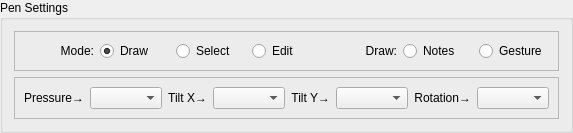
         <widget class="QGroupBox" name="groupPenSettings">
          <property name="title">
           <string>Pen Settings</string>
          </property>
          <layout class="QVBoxLayout" name="verticalLayout_15">
           <item>
            <widget class="QFrame" name="frameModeLine">
             <property name="frameShape">
              <enum>QFrame::Shape::StyledPanel</enum>
             </property>
             <property name="frameShadow">
              <enum>QFrame::Shadow::Raised</enum>
             </property>
             <layout class="QHBoxLayout" name="horizontalLayout_3">
              <item>
               <widget class="QLabel" name="labelMode">
                <property name="text">
                 <string>Mode:</string>
                </property>
                <property name="alignment">
                 <set>Qt::AlignmentFlag::AlignRight|Qt::AlignmentFlag::AlignTrailing|Qt::AlignmentFlag::AlignVCenter</set>
                </property>
               </widget>
              </item>
              <item>
               <widget class="QRadioButton" name="radioDraw">
                <property name="text">
                 <string>Draw</string>
                </property>
                <property name="checked">
                 <bool>true</bool>
                </property>
               </widget>
              </item>
              <item>
               <widget class="QRadioButton" name="radioSelect">
                <property name="text">
                 <string>Select</string>
                </property>
               </widget>
              </item>
              <item>
               <widget class="QRadioButton" name="radioEdit">
                <property name="text">
                 <string>Edit</string>
                </property>
               </widget>
              </item>
              <item>
               <widget class="QLabel" name="labelDrawType">
                <property name="text">
                 <string>Draw:</string>
                </property>
                <property name="alignment">
                 <set>Qt::AlignmentFlag::AlignRight|Qt::AlignmentFlag::AlignTrailing|Qt::AlignmentFlag::AlignVCenter</set>
                </property>
               </widget>
              </item>
              <item>
               <widget class="QRadioButton" name="radioDrawNotes">
                <property name="text">
                 <string>Notes</string>
                </property>
                <property name="checked">
                 <bool>false</bool>
                </property>
               </widget>
              </item>
              <item>
               <widget class="QRadioButton" name="radioDrawGesture">
                <property name="text">
                 <string>Gesture</string>
                </property>
               </widget>
              </item>
             </layout>
            </widget>
           </item>
           <item>
            <widget class="QFrame" name="frameMappingLine">
             <property name="frameShape">
              <enum>QFrame::Shape::StyledPanel</enum>
             </property>
             <property name="frameShadow">
              <enum>QFrame::Shadow::Raised</enum>
             </property>
             <layout class="QHBoxLayout" name="horizontalLayout_4">
              <item>
               <widget class="QLabel" name="label_10">
                <property name="layoutDirection">
                 <enum>Qt::LayoutDirection::RightToLeft</enum>
                </property>
                <property name="text">
                 <string>Pressure→</string>
                </property>
                <property name="alignment">
                 <set>Qt::AlignmentFlag::AlignRight|Qt::AlignmentFlag::AlignTrailing|Qt::AlignmentFlag::AlignVCenter</set>
                </property>
               </widget>
              </item>
              <item>
               <widget class="QComboBox" name="comboMapPressure"/>
              </item>
              <item>
               <widget class="QLabel" name="label_17">
                <property name="layoutDirection">
                 <enum>Qt::LayoutDirection::RightToLeft</enum>
                </property>
                <property name="text">
                 <string>Tilt X→</string>
                </property>
                <property name="alignment">
                 <set>Qt::AlignmentFlag::AlignRight|Qt::AlignmentFlag::AlignTrailing|Qt::AlignmentFlag::AlignVCenter</set>
                </property>
               </widget>
              </item>
              <item>
               <widget class="QComboBox" name="comboMapTiltX"/>
              </item>
              <item>
               <widget class="QLabel" name="label_18">
                <property name="text">
                 <string>Tilt Y→</string>
                </property>
                <property name="alignment">
                 <set>Qt::AlignmentFlag::AlignRight|Qt::AlignmentFlag::AlignTrailing|Qt::AlignmentFlag::AlignVCenter</set>
                </property>
               </widget>
              </item>
              <item>
               <widget class="QComboBox" name="comboMapTiltY"/>
              </item>
              <item>
               <widget class="QLabel" name="label_19">
                <property name="text">
                 <string>Rotation→</string>
                </property>
                <property name="alignment">
                 <set>Qt::AlignmentFlag::AlignRight|Qt::AlignmentFlag::AlignTrailing|Qt::AlignmentFlag::AlignVCenter</set>
                </property>
               </widget>
              </item>
              <item>
               <widget class="QComboBox" name="comboMapRotation"/>
              </item>
             </layout>
            </widget>
           </item>
          </layout>
         </widget>
